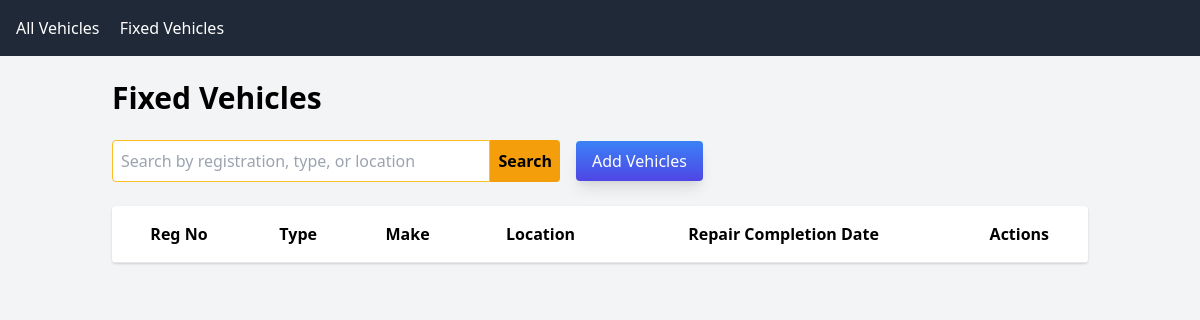
/fixed_vehicles.php, run on an earlier commit of the app's database.
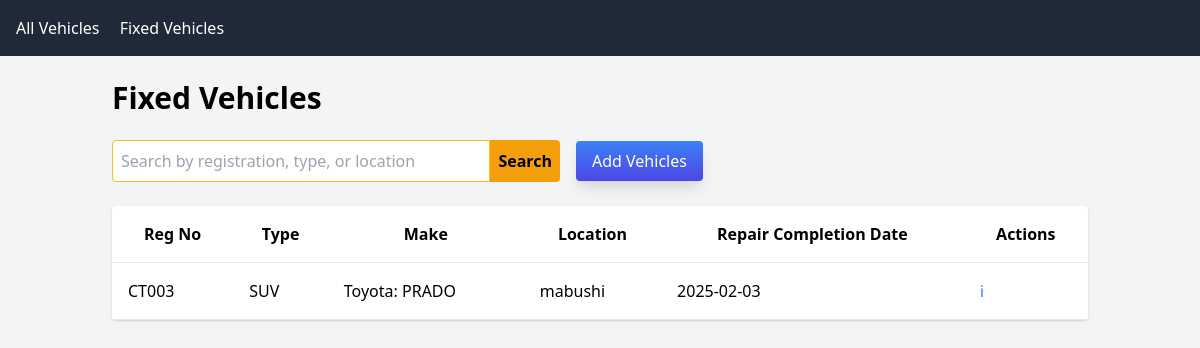
And on a later commit of the database.
### tables this page shows
CREATE TABLE `vehicles` (
  `id` int(11) NOT NULL,
  `reg_no` varchar(20) NOT NULL,
  `type` varchar(50) NOT NULL,
  `make` varchar(50) NOT NULL,
  `location` varchar(100) NOT NULL,
  `inspection_date` date NOT NULL,
  `needs_repairs` tinyint(1) NOT NULL DEFAULT 0,
  `repair_type` text DEFAULT NULL,
  `status` varchar(50) DEFAULT NULL,
  `repair_completion_date` date DEFAULT NULL,
  `images` varchar(255) DEFAULT NULL,
  `created_at` timestamp NOT NULL DEFAULT current_timestamp()
);

### public/fixed_vehicles.php (the view, shortened to what this page needs)
<?php
include '../config/db.php';
$sql = "SELECT * FROM vehicles WHERE status = 'Fixed'";
$stmt = $pdo->query($sql);
$fixedVehicles = $stmt->fetchAll();
$search = isset($_GET['search']) ? $_GET['search'] : '';
?>
<!DOCTYPE html>
<html lang="en">
<head>
    <link href="https://cdn.jsdelivr.net/npm/tailwindcss@2.2.19/dist/tailwind.min.css" rel="stylesheet">
</head>
<body class="bg-gray-100">
<div class="bg-gray-800 text-white p-4">
    <a href="vehicle_page.php" class="mr-4">All Vehicles</a>
    <a href="fixed_vehicles.php" class="mr-4">Fixed Vehicles</a>
</div>
<div class="container mx-auto p-6">
    <h1 class="text-3xl font-bold mb-6">Fixed Vehicles</h1>
        <div class="flex flex-col md:flex-row items-center w-full gap-4 mb-6">
            <form method="GET" action="vehicle_page.php" class="flex w-full max-w-md">
                <input type="text" name="search" placeholder="Search by registration, type, or location" value="<?php echo htmlspecialchars($search); ?>"
                    class="border border-yellow-400 p-2 flex-grow rounded-l focus:border-yellow-500 focus:ring focus:ring-yellow-200 focus:ring-opacity-50">
                <button type="submit" class="bg-yellow-500 text-black font-semibold p-2 rounded-r hover:bg-yellow-600">Search</button>
            </form>
            <button onclick="openModal()" class="rounded bg-gradient-to-b from-blue-500 to-indigo-600 hover:to-indigo-700 text-white px-4 py-2 shadow-lg">Add Vehicles</button>
        </div>
    <table class="w-full bg-white rounded shadow">
        <thead>
            <tr>
                <th class="p-4 border-b">Reg No</th>
                <th class="p-4 border-b">Type</th>
                <th class="p-4 border-b">Make</th>
                <th class="p-4 border-b">Location</th>
                <th class="p-4 border-b">Repair Completion Date</th>
                <th class="p-4 border-b">Actions</th>
            </tr>
        </thead>
        <tbody>
            <?php foreach ($fixedVehicles as $vehicle): ?>
                <tr>
                    <td class="p-4 border-b"><?php echo htmlspecialchars($vehicle['reg_no']); ?></td>
                    <td class="p-4 border-b"><?php echo htmlspecialchars($vehicle['type']); ?></td>
                    <td class="p-4 border-b"><?php echo htmlspecialchars($vehicle['make']); ?></td>
                    <td class="p-4 border-b"><?php echo htmlspecialchars($vehicle['location']); ?></td>
                    <td class="p-4 border-b"><?php echo htmlspecialchars($vehicle['repair_completion_date']); ?></td>
                    <td class="p-4 border-b">
                        <button onclick="showDetails(<?php echo $vehicle['id']; ?>)" class="text-blue-500">ℹ</button>
                    </td>
                </tr>
            <?php endforeach; ?>
        </tbody>
    </table>
</div>
</body>
</html>

What changed in the data, as far as the page shows it:
added vehicles: reg_no "CT003", type "SUV", make "Toyota: PRADO", location "mabushi", repair_completion_date "2025-02-03"
